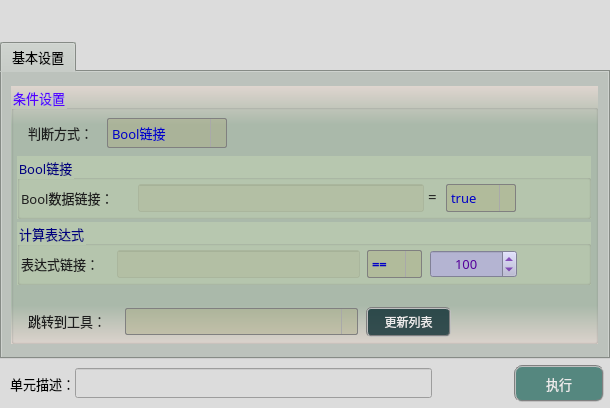
<?xml version="1.0" encoding="UTF-8"?>
<ui version="4.0">
 <class>frmLogicGotoClass</class>
 <widget class="QDialog" name="frmLogicGotoClass">
  <property name="geometry">
   <rect>
    <x>0</x>
    <y>0</y>
    <width>610</width>
    <height>408</height>
   </rect>
  </property>
  <property name="sizePolicy">
   <sizepolicy hsizetype="Fixed" vsizetype="Fixed">
    <horstretch>0</horstretch>
    <verstretch>0</verstretch>
   </sizepolicy>
  </property>
  <property name="minimumSize">
   <size>
    <width>610</width>
    <height>408</height>
   </size>
  </property>
  <property name="maximumSize">
   <size>
    <width>610</width>
    <height>408</height>
   </size>
  </property>
  <property name="windowTitle">
   <string>跳转语句</string>
  </property>
  <property name="styleSheet">
   <string notr="true">background-color: rgb(220, 220, 220);</string>
  </property>
  <layout class="QGridLayout" name="gridLayout">
   <property name="leftMargin">
    <number>0</number>
   </property>
   <property name="topMargin">
    <number>0</number>
   </property>
   <property name="rightMargin">
    <number>0</number>
   </property>
   <property name="bottomMargin">
    <number>0</number>
   </property>
   <property name="spacing">
    <number>1</number>
   </property>
   <item row="3" column="0" colspan="2">
    <layout class="QHBoxLayout" name="horizontalLayout">
     <property name="spacing">
      <number>0</number>
     </property>
     <property name="bottomMargin">
      <number>6</number>
     </property>
     <item>
      <spacer name="horizontalSpacer">
       <property name="orientation">
        <enum>Qt::Horizontal</enum>
       </property>
       <property name="sizeType">
        <enum>QSizePolicy::Fixed</enum>
       </property>
       <property name="sizeHint" stdset="0">
        <size>
         <width>10</width>
         <height>20</height>
        </size>
       </property>
      </spacer>
     </item>
     <item>
      <widget class="QLabel" name="label_3">
       <property name="sizePolicy">
        <sizepolicy hsizetype="Fixed" vsizetype="Fixed">
         <horstretch>0</horstretch>
         <verstretch>0</verstretch>
        </sizepolicy>
       </property>
       <property name="maximumSize">
        <size>
         <width>83</width>
         <height>25</height>
        </size>
       </property>
       <property name="font">
        <font>
         <family>微软雅黑</family>
         <pointsize>10</pointsize>
        </font>
       </property>
       <property name="styleSheet">
        <string notr="true">background-color: rgba(255, 255, 255, 0);</string>
       </property>
       <property name="text">
        <string>单元描述：</string>
       </property>
      </widget>
     </item>
     <item>
      <widget class="QLineEdit" name="txtDescribe">
       <property name="sizePolicy">
        <sizepolicy hsizetype="Fixed" vsizetype="Fixed">
         <horstretch>0</horstretch>
         <verstretch>0</verstretch>
        </sizepolicy>
       </property>
       <property name="minimumSize">
        <size>
         <width>357</width>
         <height>30</height>
        </size>
       </property>
       <property name="maximumSize">
        <size>
         <width>16777215</width>
         <height>30</height>
        </size>
       </property>
       <property name="font">
        <font>
         <family>微软雅黑</family>
         <pointsize>10</pointsize>
        </font>
       </property>
      </widget>
     </item>
     <item>
      <spacer name="horizontalSpacer_8">
       <property name="orientation">
        <enum>Qt::Horizontal</enum>
       </property>
       <property name="sizeHint" stdset="0">
        <size>
         <width>40</width>
         <height>20</height>
        </size>
       </property>
      </spacer>
     </item>
     <item>
      <widget class="QPushButton" name="btnExecute">
       <property name="minimumSize">
        <size>
         <width>90</width>
         <height>37</height>
        </size>
       </property>
       <property name="font">
        <font>
         <family>微软雅黑</family>
         <pointsize>10</pointsize>
        </font>
       </property>
       <property name="styleSheet">
        <string notr="true">QWidget{ background-color: rgb(85, 135, 127);}
QWidget{ color: rgb(235, 235, 235);}
QWidget{ border: 2px groove gray;border-radius: 8px;padding: 2px 4px;}
QPushButton:hover{ background-color: rgb(85, 155, 127);}
QPushButton:pressed{background-color: rgb(85, 175, 127);}</string>
       </property>
       <property name="text">
        <string>执行</string>
       </property>
      </widget>
     </item>
     <item>
      <spacer name="horizontalSpacer_2">
       <property name="orientation">
        <enum>Qt::Horizontal</enum>
       </property>
       <property name="sizeType">
        <enum>QSizePolicy::Fixed</enum>
       </property>
       <property name="sizeHint" stdset="0">
        <size>
         <width>6</width>
         <height>20</height>
        </size>
       </property>
      </spacer>
     </item>
    </layout>
   </item>
   <item row="0" column="0">
    <spacer name="verticalSpacer_2">
     <property name="orientation">
      <enum>Qt::Vertical</enum>
     </property>
     <property name="sizeType">
      <enum>QSizePolicy::Fixed</enum>
     </property>
     <property name="sizeHint" stdset="0">
      <size>
       <width>20</width>
       <height>42</height>
      </size>
     </property>
    </spacer>
   </item>
   <item row="2" column="0">
    <spacer name="verticalSpacer_4">
     <property name="orientation">
      <enum>Qt::Vertical</enum>
     </property>
     <property name="sizeType">
      <enum>QSizePolicy::Fixed</enum>
     </property>
     <property name="sizeHint" stdset="0">
      <size>
       <width>20</width>
       <height>5</height>
      </size>
     </property>
    </spacer>
   </item>
   <item row="1" column="0" colspan="2">
    <widget class="QTabWidget" name="tabWidget">
     <property name="sizePolicy">
      <sizepolicy hsizetype="Expanding" vsizetype="Expanding">
       <horstretch>0</horstretch>
       <verstretch>0</verstretch>
      </sizepolicy>
     </property>
     <property name="minimumSize">
      <size>
       <width>0</width>
       <height>0</height>
      </size>
     </property>
     <property name="maximumSize">
      <size>
       <width>16777215</width>
       <height>16777215</height>
      </size>
     </property>
     <property name="font">
      <font>
       <family>微软雅黑</family>
       <pointsize>10</pointsize>
      </font>
     </property>
     <property name="styleSheet">
      <string notr="true">background-color: #bcc2bc;</string>
     </property>
     <property name="currentIndex">
      <number>0</number>
     </property>
     <widget class="QWidget" name="tab">
      <attribute name="title">
       <string>基本设置</string>
      </attribute>
      <widget class="QGroupBox" name="groupC">
       <property name="geometry">
        <rect>
         <x>9</x>
         <y>14</y>
         <width>587</width>
         <height>258</height>
        </rect>
       </property>
       <property name="font">
        <font>
         <family>微软雅黑</family>
         <pointsize>10</pointsize>
        </font>
       </property>
       <property name="styleSheet">
        <string notr="true">background-color: qlineargradient(x1:0, y1:0, x2:0, y2:1, stop:0 #dfd5cf, stop: 0.15 #acbbac, stop: 0.85 #acbbac,stop:1 #dfd5cf);
color: rgb(85, 0, 255);</string>
       </property>
       <property name="title">
        <string>条件设置</string>
       </property>
       <widget class="QComboBox" name="comboType">
        <property name="geometry">
         <rect>
          <x>96</x>
          <y>32</y>
          <width>120</width>
          <height>30</height>
         </rect>
        </property>
        <property name="sizePolicy">
         <sizepolicy hsizetype="Fixed" vsizetype="Fixed">
          <horstretch>0</horstretch>
          <verstretch>0</verstretch>
         </sizepolicy>
        </property>
        <property name="minimumSize">
         <size>
          <width>120</width>
          <height>30</height>
         </size>
        </property>
        <property name="maximumSize">
         <size>
          <width>120</width>
          <height>16777215</height>
         </size>
        </property>
        <property name="font">
         <font>
          <family>微软雅黑</family>
          <pointsize>10</pointsize>
         </font>
        </property>
        <property name="styleSheet">
         <string notr="true">QComboBox {
    border: 1px solid gray;
    border-radius: 2px;    
    color: rgb(0, 0, 200);
	background-color: rgba(170, 170, 127,100);
}
QComboBox::drop-down {
    subcontrol-origin: padding;
    subcontrol-position: top right;
    width: 15px; 
    border-left-width: 1px;
    border-left-color: darkgray;
    border-left-style: solid;
    border-top-right-radius: 3px;
    border-bottom-right-radius: 3px;
}

QComboBox::down-arrow {
    image: url(:/resource/down.png);
} 
QComboBox::down-arrow:on {
    top: 1px;
    left: 1px;
}</string>
        </property>
        <property name="sizeAdjustPolicy">
         <enum>QComboBox::AdjustToContents</enum>
        </property>
        <item>
         <property name="text">
          <string>Bool链接</string>
         </property>
        </item>
        <item>
         <property name="text">
          <string>计算表达式</string>
         </property>
        </item>
       </widget>
       <widget class="QLabel" name="label_30">
        <property name="geometry">
         <rect>
          <x>17</x>
          <y>37</y>
          <width>81</width>
          <height>19</height>
         </rect>
        </property>
        <property name="font">
         <font>
          <family>微软雅黑</family>
          <pointsize>10</pointsize>
         </font>
        </property>
        <property name="styleSheet">
         <string notr="true">color: rgb(30, 30, 30);
background-color: rgba(0, 0, 0, 0);</string>
        </property>
        <property name="text">
         <string>判断方式：</string>
        </property>
       </widget>
       <widget class="QGroupBox" name="groupC2">
        <property name="geometry">
         <rect>
          <x>6</x>
          <y>70</y>
          <width>574</width>
          <height>63</height>
         </rect>
        </property>
        <property name="font">
         <font>
          <family>微软雅黑</family>
          <pointsize>10</pointsize>
         </font>
        </property>
        <property name="styleSheet">
         <string notr="true">background-color: #b7c7af;
color: rgb(0, 0, 127);</string>
        </property>
        <property name="title">
         <string>Bool链接</string>
        </property>
        <widget class="QPushButton" name="btnDelLinkBool">
         <property name="geometry">
          <rect>
           <x>540</x>
           <y>28</y>
           <width>27</width>
           <height>27</height>
          </rect>
         </property>
         <property name="toolTip">
          <string>删除Bool数据链接</string>
         </property>
         <property name="styleSheet">
          <string notr="true">QWidget{ border:none;background-color: rgba(0, 0, 0, 0);border-radius: 8px;padding: 2px 4px;}
QPushButton:hover{ background-color: rgba(226, 142, 162, 100);}
QPushButton:pressed{background-color: rgba(226, 172, 162, 200);}</string>
         </property>
         <property name="text">
          <string/>
         </property>
         <property name="icon">
          <iconset resource="sub_res.qrc">
           <normaloff>:/resource/del_link.png</normaloff>:/resource/del_link.png</iconset>
         </property>
         <property name="iconSize">
          <size>
           <width>27</width>
           <height>27</height>
          </size>
         </property>
        </widget>
        <widget class="QPushButton" name="btnLinkBool">
         <property name="geometry">
          <rect>
           <x>508</x>
           <y>28</y>
           <width>27</width>
           <height>27</height>
          </rect>
         </property>
         <property name="toolTip">
          <string>链接Bool数据</string>
         </property>
         <property name="styleSheet">
          <string notr="true">QWidget{ border:none;background-color: rgba(0, 0, 0, 0);border-radius: 8px;padding: 2px 4px;}
QPushButton:hover{ background-color: rgba(85, 150, 127, 100);}
QPushButton:pressed{background-color: rgba(85, 180, 127, 160);}</string>
         </property>
         <property name="text">
          <string/>
         </property>
         <property name="icon">
          <iconset resource="sub_res.qrc">
           <normaloff>:/resource/link.png</normaloff>:/resource/link.png</iconset>
         </property>
         <property name="iconSize">
          <size>
           <width>27</width>
           <height>27</height>
          </size>
         </property>
        </widget>
        <widget class="QLabel" name="label_5">
         <property name="geometry">
          <rect>
           <x>411</x>
           <y>30</y>
           <width>16</width>
           <height>19</height>
          </rect>
         </property>
         <property name="font">
          <font>
           <family>微软雅黑</family>
           <pointsize>11</pointsize>
          </font>
         </property>
         <property name="styleSheet">
          <string notr="true">color: rgb(30, 30, 30);
background-color: rgba(0, 0, 0, 0);</string>
         </property>
         <property name="text">
          <string>=</string>
         </property>
        </widget>
        <widget class="QLabel" name="lbl_goto">
         <property name="geometry">
          <rect>
           <x>4</x>
           <y>32</y>
           <width>119</width>
           <height>19</height>
          </rect>
         </property>
         <property name="font">
          <font>
           <family>微软雅黑</family>
           <pointsize>10</pointsize>
          </font>
         </property>
         <property name="styleSheet">
          <string notr="true">color: rgb(30, 30, 30);
background-color: rgba(0, 0, 0, 0);</string>
         </property>
         <property name="text">
          <string>Bool数据链接：</string>
         </property>
        </widget>
        <widget class="QLineEdit" name="txtLinkBool">
         <property name="geometry">
          <rect>
           <x>121</x>
           <y>28</y>
           <width>286</width>
           <height>28</height>
          </rect>
         </property>
         <property name="font">
          <font>
           <family>微软雅黑</family>
           <pointsize>10</pointsize>
          </font>
         </property>
         <property name="toolTip">
          <string>Bool类型</string>
         </property>
         <property name="styleSheet">
          <string notr="true">color: rgb(0, 0, 200);
background-color: rgba(170, 170, 127,50);</string>
         </property>
         <property name="alignment">
          <set>Qt::AlignCenter</set>
         </property>
         <property name="readOnly">
          <bool>true</bool>
         </property>
        </widget>
        <widget class="QComboBox" name="comboBool">
         <property name="geometry">
          <rect>
           <x>429</x>
           <y>28</y>
           <width>70</width>
           <height>28</height>
          </rect>
         </property>
         <property name="sizePolicy">
          <sizepolicy hsizetype="Fixed" vsizetype="Fixed">
           <horstretch>0</horstretch>
           <verstretch>0</verstretch>
          </sizepolicy>
         </property>
         <property name="minimumSize">
          <size>
           <width>70</width>
           <height>28</height>
          </size>
         </property>
         <property name="maximumSize">
          <size>
           <width>70</width>
           <height>28</height>
          </size>
         </property>
         <property name="font">
          <font>
           <family>微软雅黑</family>
           <pointsize>10</pointsize>
          </font>
         </property>
         <property name="styleSheet">
          <string notr="true">QComboBox {
    border: 1px solid gray;
    border-radius: 2px;    
    color: rgb(0, 0, 200);
	background-color: rgba(170, 170, 127,100);
}
QComboBox::drop-down {
    subcontrol-origin: padding;
    subcontrol-position: top right;
    width: 15px; 
    border-left-width: 1px;
    border-left-color: darkgray;
    border-left-style: solid;
    border-top-right-radius: 3px;
    border-bottom-right-radius: 3px;
}

QComboBox::down-arrow {
    image: url(:/resource/down.png);
} 
QComboBox::down-arrow:on {
    top: 1px;
    left: 1px;
}</string>
         </property>
         <property name="sizeAdjustPolicy">
          <enum>QComboBox::AdjustToContents</enum>
         </property>
         <item>
          <property name="text">
           <string>true</string>
          </property>
         </item>
        </widget>
       </widget>
       <widget class="QGroupBox" name="groupC3">
        <property name="enabled">
         <bool>false</bool>
        </property>
        <property name="geometry">
         <rect>
          <x>6</x>
          <y>136</y>
          <width>574</width>
          <height>63</height>
         </rect>
        </property>
        <property name="font">
         <font>
          <family>微软雅黑</family>
          <pointsize>10</pointsize>
         </font>
        </property>
        <property name="styleSheet">
         <string notr="true">background-color: #b7c7af;
color: rgb(0, 0, 127);</string>
        </property>
        <property name="title">
         <string>计算表达式</string>
        </property>
        <widget class="QPushButton" name="btnDelLinkRegex">
         <property name="geometry">
          <rect>
           <x>540</x>
           <y>28</y>
           <width>27</width>
           <height>27</height>
          </rect>
         </property>
         <property name="toolTip">
          <string>删除计算表达式链接</string>
         </property>
         <property name="styleSheet">
          <string notr="true">QWidget{ border:none;background-color: rgba(0, 0, 0, 0);border-radius: 8px;padding: 2px 4px;}
QPushButton:hover{ background-color: rgba(226, 142, 162, 100);}
QPushButton:pressed{background-color: rgba(226, 172, 162, 200);}</string>
         </property>
         <property name="text">
          <string/>
         </property>
         <property name="icon">
          <iconset resource="sub_res.qrc">
           <normaloff>:/resource/del_link.png</normaloff>:/resource/del_link.png</iconset>
         </property>
         <property name="iconSize">
          <size>
           <width>27</width>
           <height>27</height>
          </size>
         </property>
        </widget>
        <widget class="QPushButton" name="btnLinkRegex">
         <property name="geometry">
          <rect>
           <x>508</x>
           <y>28</y>
           <width>27</width>
           <height>27</height>
          </rect>
         </property>
         <property name="toolTip">
          <string>链接计算表达式</string>
         </property>
         <property name="styleSheet">
          <string notr="true">QWidget{ border:none;background-color: rgba(0, 0, 0, 0);border-radius: 8px;padding: 2px 4px;}
QPushButton:hover{ background-color: rgba(85, 150, 127, 100);}
QPushButton:pressed{background-color: rgba(85, 180, 127, 160);}</string>
         </property>
         <property name="text">
          <string/>
         </property>
         <property name="icon">
          <iconset resource="sub_res.qrc">
           <normaloff>:/resource/link.png</normaloff>:/resource/link.png</iconset>
         </property>
         <property name="iconSize">
          <size>
           <width>27</width>
           <height>27</height>
          </size>
         </property>
        </widget>
        <widget class="QLabel" name="label_7">
         <property name="geometry">
          <rect>
           <x>4</x>
           <y>32</y>
           <width>97</width>
           <height>19</height>
          </rect>
         </property>
         <property name="font">
          <font>
           <family>微软雅黑</family>
           <pointsize>10</pointsize>
          </font>
         </property>
         <property name="styleSheet">
          <string notr="true">color: rgb(30, 30, 30);
background-color: rgba(0, 0, 0, 0);</string>
         </property>
         <property name="text">
          <string>表达式链接：</string>
         </property>
        </widget>
        <widget class="QLineEdit" name="txtLinkRegex">
         <property name="geometry">
          <rect>
           <x>100</x>
           <y>28</y>
           <width>243</width>
           <height>28</height>
          </rect>
         </property>
         <property name="font">
          <font>
           <family>微软雅黑</family>
           <pointsize>10</pointsize>
          </font>
         </property>
         <property name="toolTip">
          <string>Int类型</string>
         </property>
         <property name="styleSheet">
          <string notr="true">color: rgb(0, 0, 200);
background-color: rgba(170, 170, 127,50);</string>
         </property>
         <property name="alignment">
          <set>Qt::AlignCenter</set>
         </property>
         <property name="readOnly">
          <bool>true</bool>
         </property>
        </widget>
        <widget class="QComboBox" name="comboRegex">
         <property name="geometry">
          <rect>
           <x>350</x>
           <y>28</y>
           <width>55</width>
           <height>28</height>
          </rect>
         </property>
         <property name="sizePolicy">
          <sizepolicy hsizetype="Fixed" vsizetype="Fixed">
           <horstretch>0</horstretch>
           <verstretch>0</verstretch>
          </sizepolicy>
         </property>
         <property name="minimumSize">
          <size>
           <width>55</width>
           <height>28</height>
          </size>
         </property>
         <property name="maximumSize">
          <size>
           <width>55</width>
           <height>28</height>
          </size>
         </property>
         <property name="font">
          <font>
           <family>微软雅黑</family>
           <pointsize>10</pointsize>
           <weight>75</weight>
           <bold>true</bold>
          </font>
         </property>
         <property name="styleSheet">
          <string notr="true">QComboBox {
    border: 1px solid gray;
    border-radius: 2px;    
    color: rgb(0, 0, 200);
	background-color: rgba(170, 170, 127,100);
}
QComboBox::drop-down {
    subcontrol-origin: padding;
    subcontrol-position: top right;
    width: 15px; 
    border-left-width: 1px;
    border-left-color: darkgray;
    border-left-style: solid;
    border-top-right-radius: 3px;
    border-bottom-right-radius: 3px;
}

QComboBox::down-arrow {
    image: url(:/resource/down.png);
} 
QComboBox::down-arrow:on {
    top: 1px;
    left: 1px;
}</string>
         </property>
         <property name="sizeAdjustPolicy">
          <enum>QComboBox::AdjustToContents</enum>
         </property>
         <item>
          <property name="text">
           <string>==</string>
          </property>
         </item>
         <item>
          <property name="text">
           <string>!=</string>
          </property>
         </item>
         <item>
          <property name="text">
           <string>&gt;</string>
          </property>
         </item>
         <item>
          <property name="text">
           <string>&gt;=</string>
          </property>
         </item>
         <item>
          <property name="text">
           <string>&lt;</string>
          </property>
         </item>
         <item>
          <property name="text">
           <string>&lt;=</string>
          </property>
         </item>
        </widget>
        <widget class="QSpinBox" name="spinRegex">
         <property name="geometry">
          <rect>
           <x>413</x>
           <y>28</y>
           <width>87</width>
           <height>28</height>
          </rect>
         </property>
         <property name="font">
          <font>
           <family>微软雅黑</family>
           <pointsize>10</pointsize>
          </font>
         </property>
         <property name="styleSheet">
          <string notr="true">QWidget{color: rgb(85, 0, 155);background-color: rgb(180, 180, 210);}
QSpinBox::up-button{
    border:transparent;
}
QSpinBox::down-button{
    border:transparent;
}
QSpinBox::up-arrow{
    image:url(:/resource/up.png);
}
QSpinBox::down-arrow{
    image:url(:/resource/down.png);
}</string>
         </property>
         <property name="alignment">
          <set>Qt::AlignCenter</set>
         </property>
         <property name="minimum">
          <number>-32768</number>
         </property>
         <property name="maximum">
          <number>32767</number>
         </property>
         <property name="value">
          <number>100</number>
         </property>
        </widget>
       </widget>
       <widget class="QLabel" name="lblMsg">
        <property name="geometry">
         <rect>
          <x>268</x>
          <y>37</y>
          <width>299</width>
          <height>19</height>
         </rect>
        </property>
        <property name="font">
         <font>
          <family>微软雅黑</family>
          <pointsize>10</pointsize>
         </font>
        </property>
        <property name="styleSheet">
         <string notr="true">color: rgb(85, 85, 127);
background-color: rgba(0, 0, 0, 0);</string>
        </property>
        <property name="text">
         <string/>
        </property>
       </widget>
       <widget class="QLabel" name="label_8">
        <property name="geometry">
         <rect>
          <x>17</x>
          <y>225</y>
          <width>99</width>
          <height>19</height>
         </rect>
        </property>
        <property name="font">
         <font>
          <family>微软雅黑</family>
          <pointsize>10</pointsize>
         </font>
        </property>
        <property name="styleSheet">
         <string notr="true">color: rgb(30, 30, 30);
background-color: rgba(0, 0, 0, 0);</string>
        </property>
        <property name="text">
         <string>跳转到工具：</string>
        </property>
       </widget>
       <widget class="QComboBox" name="comboToolName">
        <property name="geometry">
         <rect>
          <x>114</x>
          <y>222</y>
          <width>233</width>
          <height>27</height>
         </rect>
        </property>
        <property name="font">
         <font>
          <family>微软雅黑</family>
          <pointsize>10</pointsize>
         </font>
        </property>
        <property name="styleSheet">
         <string notr="true">QComboBox {
    border: 1px solid gray;
    border-radius: 2px;    
    color: rgb(0, 0, 200);
	background-color: rgba(170, 170, 127,100);
}
QComboBox::drop-down {
    subcontrol-origin: padding;
    subcontrol-position: top right;
    width: 15px; 
    border-left-width: 1px;
    border-left-color: darkgray;
    border-left-style: solid;
    border-top-right-radius: 3px;
    border-bottom-right-radius: 3px;
}

QComboBox::down-arrow {
    image: url(:/resource/down.png);
} 
QComboBox::down-arrow:on {
    top: 1px;
    left: 1px;
}</string>
        </property>
       </widget>
       <widget class="QPushButton" name="btnUpdata">
        <property name="geometry">
         <rect>
          <x>355</x>
          <y>221</y>
          <width>85</width>
          <height>30</height>
         </rect>
        </property>
        <property name="sizePolicy">
         <sizepolicy hsizetype="Fixed" vsizetype="Fixed">
          <horstretch>0</horstretch>
          <verstretch>0</verstretch>
         </sizepolicy>
        </property>
        <property name="minimumSize">
         <size>
          <width>60</width>
          <height>30</height>
         </size>
        </property>
        <property name="font">
         <font>
          <family>微软雅黑</family>
          <pointsize>9</pointsize>
         </font>
        </property>
        <property name="styleSheet">
         <string notr="true">QWidget{ background-color: rgba(9, 42, 47, 200);}
QWidget{ color: rgb(235, 235, 235);}
QWidget{ border: 2px groove gray;border-radius: 5px;padding: 2px 4px;}
QPushButton:hover{ background-color: rgb(9, 62, 52);}
QPushButton:pressed{background-color: rgb(9, 82, 72);}</string>
        </property>
        <property name="text">
         <string>更新列表</string>
        </property>
       </widget>
      </widget>
     </widget>
    </widget>
   </item>
  </layout>
 </widget>
 <layoutdefault spacing="6" margin="11"/>
 <resources>
  <include location="sub_res.qrc"/>
  <include location="sub_res.qrc"/>
  <include location="sub_res.qrc"/>
 </resources>
 <connections/>
</ui>
